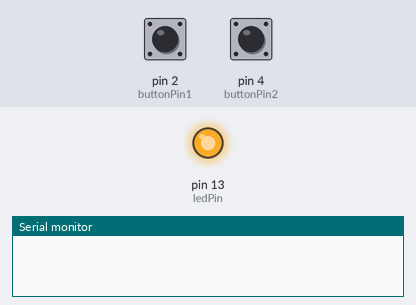
Bench run of a sketch on a simulated Arduino Uno, built with avr-gcc and run on an emulated ATmega328P. Parts: output pins drawn as LEDs (lit = HIGH), the last lines printed to the serial monitor. Dashed ring = blinking. Inputs (shaded band) come from the test bench; at power-on: pin 2 (buttonPin1) LOW, pin 4 (buttonPin2) LOW.

Above: at 0.1 s.
At 3.8 s:
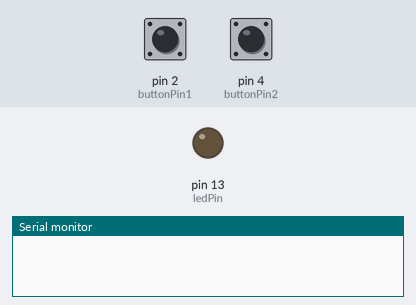
3.9 s: pin 2 (buttonPin1) pulled HIGH for 1.85 s
At 5.96 s:
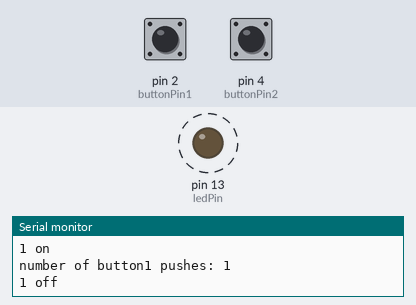
7.3 s: pin 2 (buttonPin1) pulled HIGH for 3.2 s
Timing chart, 0 to 18.4 s (numbered marks = the images above; inputs shaded):
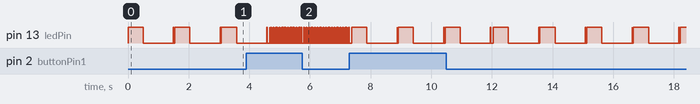

The sketch:

3.1_Digital_IO.ino
```cpp
const int ledPin = 13;
int ledState = LOW;

const int buttonPin1 = 2;
const int buttonPin2 = 4;
int buttonState1 = 0;
int buttonState2 = 0;
int lastButtonState1 = 0;
int lastButtonState2 = 0;
int buttonPushCounter1 = 0;
int buttonPushCounter2 = 0;

void setup() {
  pinMode(ledPin, OUTPUT);
  pinMode(buttonPin1, INPUT);
  pinMode(buttonPin2, INPUT);
  Serial.begin(9600);
}

void loop() {
  buttonState1 = digitalRead(buttonPin1);
  buttonState2 = digitalRead(buttonPin2);

  if (buttonState1 != lastButtonState1) {
   if (buttonState1 == HIGH) {
      buttonPushCounter1++;
      Serial.println("1 on");
      Serial.print("number of button1 pushes: ");
      Serial.println(buttonPushCounter1);
    }
    else {
      Serial.println("1 off");
    }
    delay(50);
  }

lastButtonState1 = buttonState1;

  if (buttonState2 != lastButtonState2) {
    if (buttonState2 == HIGH) {
      buttonPushCounter2++;
      Serial.println("2 on");
      Serial.print("number of button2 pushes: ");
      Serial.println(buttonPushCounter2);
    }
    else {
      Serial.println("2 off");
    }
    delay(50);
  }

lastButtonState2 = buttonState2;

  if (buttonPushCounter1 % 2 == 0) {
    digitalWrite(ledPin, HIGH);
    delay(500);
    digitalWrite(ledPin, LOW);
    delay(1000);

  }
  else {
    digitalWrite(ledPin, LOW);
  }


  if (buttonPushCounter2 % 2 == 0){
    digitalWrite(ledPin, HIGH);
    delay(10);
    digitalWrite(ledPin, LOW);
    delay(30);
  }
  else {
    digitalWrite(ledPin, LOW);
  }
}
```

Measured:
- by itself, pin 13 (ledPin): moves between LOW and HIGH, repeating every 1.5 s
